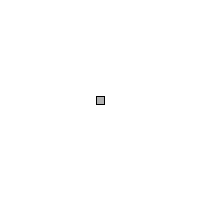
Frame 1 (no input)
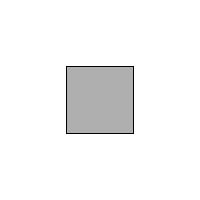
Frame 60 (the mouse pressed at the canvas centre just before this capture)
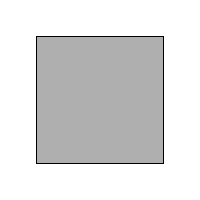
Frame 120 (the mouse held since frame 60 and released just before this capture)

The Processing sketch that drew these frames (run headless with seeded random() and noise(); from frame 60 on, the mouse is pressed at the canvas centre):

// Processing sketch: example_14_1
// ── example_14_1.pde
// Learning Processing
// Daniel Shiffman
// http://www.learningprocessing.com

// Example 14-1: A growing rectangle, or a rectangle moving toward you?

float r = 8;

void setup() {
  size(200,200);
}

void draw() {
  background(255);
  
  // Display a rectangle in the middle of the screen
  stroke(0);
  fill(175);
  rectMode(CENTER);
  rect(width/2,height/2,r,r);
  
  // Increase the rectangle size
  r++ ;
  
  // Start rectangle over
  if (r > width) {
    r = 0;
  }
}
